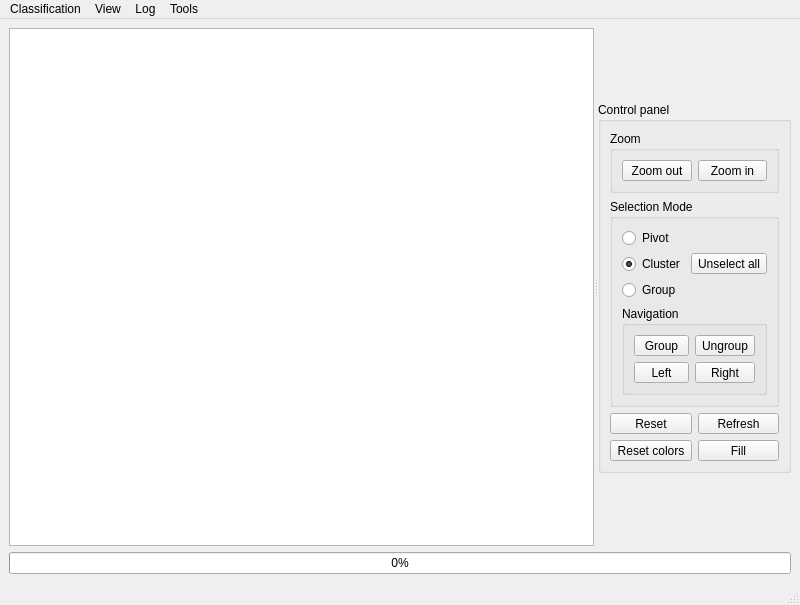
<?xml version="1.0" encoding="UTF-8"?>
<ui version="4.0">
 <class>TFDesignerWindow</class>
 <widget class="QMainWindow" name="TFDesignerWindow">
  <property name="geometry">
   <rect>
    <x>0</x>
    <y>0</y>
    <width>800</width>
    <height>605</height>
   </rect>
  </property>
  <property name="windowTitle">
   <string>Transfer Function Designer - Volume Explorer (VEx)</string>
  </property>
  <property name="windowIcon">
   <iconset>
    <normaloff>:/ui/icons/vex_logo.png</normaloff>:/ui/icons/vex_logo.png</iconset>
  </property>
  <widget class="QWidget" name="centralwidget">
   <layout class="QGridLayout" name="gridLayout">
    <item row="2" column="0">
     <widget class="QProgressBar" name="progressBar">
      <property name="enabled">
       <bool>true</bool>
      </property>
      <property name="value">
       <number>0</number>
      </property>
      <property name="textDirection">
       <enum>QProgressBar::TopToBottom</enum>
      </property>
     </widget>
    </item>
    <item row="1" column="0">
     <widget class="QSplitter" name="splitter">
      <property name="orientation">
       <enum>Qt::Horizontal</enum>
      </property>
      <widget class="TFDesignerSpace" name="view">
       <property name="sizePolicy">
        <sizepolicy hsizetype="Expanding" vsizetype="Expanding">
         <horstretch>1</horstretch>
         <verstretch>1</verstretch>
        </sizepolicy>
       </property>
       <property name="backgroundBrush">
        <brush brushstyle="SolidPattern">
         <color alpha="255">
          <red>255</red>
          <green>255</green>
          <blue>255</blue>
         </color>
        </brush>
       </property>
      </widget>
      <widget class="QWidget" name="controlWidget" native="true">
       <property name="sizePolicy">
        <sizepolicy hsizetype="MinimumExpanding" vsizetype="MinimumExpanding">
         <horstretch>0</horstretch>
         <verstretch>0</verstretch>
        </sizepolicy>
       </property>
       <layout class="QGridLayout" name="gridLayout_2">
        <item row="0" column="0">
         <spacer name="topVerticalSpacer">
          <property name="orientation">
           <enum>Qt::Vertical</enum>
          </property>
          <property name="sizeType">
           <enum>QSizePolicy::MinimumExpanding</enum>
          </property>
          <property name="sizeHint" stdset="0">
           <size>
            <width>20</width>
            <height>0</height>
           </size>
          </property>
         </spacer>
        </item>
        <item row="3" column="0">
         <spacer name="bottomVerticalSpacer">
          <property name="orientation">
           <enum>Qt::Vertical</enum>
          </property>
          <property name="sizeType">
           <enum>QSizePolicy::MinimumExpanding</enum>
          </property>
          <property name="sizeHint" stdset="0">
           <size>
            <width>20</width>
            <height>0</height>
           </size>
          </property>
         </spacer>
        </item>
        <item row="2" column="0">
         <widget class="QGroupBox" name="groupBoxControl">
          <property name="sizePolicy">
           <sizepolicy hsizetype="MinimumExpanding" vsizetype="MinimumExpanding">
            <horstretch>0</horstretch>
            <verstretch>0</verstretch>
           </sizepolicy>
          </property>
          <property name="title">
           <string>Control panel</string>
          </property>
          <layout class="QGridLayout" name="gridLayout_3">
           <item row="4" column="0">
            <widget class="QToolButton" name="tbReset">
             <property name="sizePolicy">
              <sizepolicy hsizetype="MinimumExpanding" vsizetype="Fixed">
               <horstretch>0</horstretch>
               <verstretch>0</verstretch>
              </sizepolicy>
             </property>
             <property name="toolTip">
              <string>&lt;html&gt;&lt;head/&gt;&lt;body&gt;&lt;p&gt;&lt;span style=&quot; font-weight:600;&quot;&gt;Restore viwer position.&lt;/span&gt;&lt;/p&gt;&lt;p&gt;Shortcut: &lt;span style=&quot; font-style:italic;&quot;&gt;F10&lt;/span&gt;&lt;/p&gt;&lt;/body&gt;&lt;/html&gt;</string>
             </property>
             <property name="text">
              <string>Reset</string>
             </property>
             <property name="icon">
              <iconset resource="../../volumexplorerrsrc.qrc">
               <normaloff>:/img/reload.png</normaloff>:/img/reload.png</iconset>
             </property>
             <property name="iconSize">
              <size>
               <width>32</width>
               <height>32</height>
              </size>
             </property>
             <property name="shortcut">
              <string>F10</string>
             </property>
            </widget>
           </item>
           <item row="4" column="1">
            <widget class="QToolButton" name="tbRefresh">
             <property name="sizePolicy">
              <sizepolicy hsizetype="MinimumExpanding" vsizetype="Fixed">
               <horstretch>0</horstretch>
               <verstretch>0</verstretch>
              </sizepolicy>
             </property>
             <property name="toolTip">
              <string>&lt;html&gt;&lt;head/&gt;&lt;body&gt;&lt;p&gt;&lt;span style=&quot; font-weight:600;&quot;&gt;Refresh.&lt;/span&gt;&lt;/p&gt;&lt;p&gt;Shortcut: &lt;span style=&quot; font-style:italic;&quot;&gt;F5&lt;/span&gt;&lt;/p&gt;&lt;/body&gt;&lt;/html&gt;</string>
             </property>
             <property name="text">
              <string>Refresh</string>
             </property>
             <property name="icon">
              <iconset resource="../../volumexplorerrsrc.qrc">
               <normaloff>:/img/refresh.png</normaloff>:/img/refresh.png</iconset>
             </property>
             <property name="iconSize">
              <size>
               <width>32</width>
               <height>32</height>
              </size>
             </property>
             <property name="shortcut">
              <string>F5</string>
             </property>
            </widget>
           </item>
           <item row="5" column="0">
            <widget class="QToolButton" name="tbResetColor">
             <property name="sizePolicy">
              <sizepolicy hsizetype="MinimumExpanding" vsizetype="Fixed">
               <horstretch>0</horstretch>
               <verstretch>0</verstretch>
              </sizepolicy>
             </property>
             <property name="toolTip">
              <string>&lt;html&gt;&lt;head/&gt;&lt;body&gt;&lt;p&gt;&lt;span style=&quot; font-weight:600;&quot;&gt;Restore color.&lt;/span&gt;&lt;/p&gt;&lt;p&gt;Shortcut: &lt;span style=&quot; font-style:italic;&quot;&gt;F6&lt;/span&gt;&lt;/p&gt;&lt;/body&gt;&lt;/html&gt;</string>
             </property>
             <property name="text">
              <string>Reset colors</string>
             </property>
             <property name="icon">
              <iconset resource="../../volumexplorerrsrc.qrc">
               <normaloff>:/img/palette.png</normaloff>:/img/palette.png</iconset>
             </property>
             <property name="iconSize">
              <size>
               <width>32</width>
               <height>32</height>
              </size>
             </property>
             <property name="shortcut">
              <string>F8</string>
             </property>
            </widget>
           </item>
           <item row="0" column="0" colspan="2">
            <widget class="QGroupBox" name="zoomGroupBox">
             <property name="sizePolicy">
              <sizepolicy hsizetype="MinimumExpanding" vsizetype="MinimumExpanding">
               <horstretch>0</horstretch>
               <verstretch>0</verstretch>
              </sizepolicy>
             </property>
             <property name="title">
              <string>Zoom</string>
             </property>
             <layout class="QGridLayout" name="gridLayout_4">
              <item row="0" column="0">
               <widget class="QToolButton" name="tbZoomIn">
                <property name="sizePolicy">
                 <sizepolicy hsizetype="MinimumExpanding" vsizetype="Fixed">
                  <horstretch>0</horstretch>
                  <verstretch>0</verstretch>
                 </sizepolicy>
                </property>
                <property name="toolTip">
                 <string>&lt;html&gt;&lt;head/&gt;&lt;body&gt;&lt;p&gt;&lt;span style=&quot; font-weight:600;&quot;&gt;Zoom out.&lt;/span&gt;&lt;/p&gt;&lt;p&gt;Shortcut: &lt;span style=&quot; font-style:italic;&quot;&gt;Ctrl &lt;/span&gt;+&lt;span style=&quot; font-style:italic;&quot;&gt; -&lt;/span&gt;&lt;/p&gt;&lt;/body&gt;&lt;/html&gt;</string>
                </property>
                <property name="text">
                 <string>Zoom out</string>
                </property>
                <property name="icon">
                 <iconset resource="../../volumexplorerrsrc.qrc">
                  <normaloff>:/img/zoom_out.png</normaloff>:/img/zoom_out.png</iconset>
                </property>
                <property name="iconSize">
                 <size>
                  <width>32</width>
                  <height>32</height>
                 </size>
                </property>
                <property name="autoRepeat">
                 <bool>true</bool>
                </property>
                <property name="autoRepeatInterval">
                 <number>50</number>
                </property>
               </widget>
              </item>
              <item row="0" column="1">
               <widget class="QToolButton" name="tbZoomOut">
                <property name="sizePolicy">
                 <sizepolicy hsizetype="MinimumExpanding" vsizetype="Fixed">
                  <horstretch>0</horstretch>
                  <verstretch>0</verstretch>
                 </sizepolicy>
                </property>
                <property name="toolTip">
                 <string>&lt;html&gt;&lt;head/&gt;&lt;body&gt;&lt;p&gt;&lt;span style=&quot; font-weight:600;&quot;&gt;Zoom in.&lt;/span&gt;&lt;/p&gt;&lt;p&gt;Shortcut: &lt;span style=&quot; font-style:italic;&quot;&gt;Ctrl &lt;/span&gt;+ &lt;span style=&quot; font-style:italic;&quot;&gt;+&lt;/span&gt;&lt;/p&gt;&lt;/body&gt;&lt;/html&gt;</string>
                </property>
                <property name="text">
                 <string>Zoom in</string>
                </property>
                <property name="icon">
                 <iconset resource="../../volumexplorerrsrc.qrc">
                  <normaloff>:/img/zoom_in.png</normaloff>:/img/zoom_in.png</iconset>
                </property>
                <property name="iconSize">
                 <size>
                  <width>32</width>
                  <height>32</height>
                 </size>
                </property>
                <property name="autoRepeat">
                 <bool>true</bool>
                </property>
                <property name="autoRepeatInterval">
                 <number>50</number>
                </property>
               </widget>
              </item>
             </layout>
            </widget>
           </item>
           <item row="1" column="0" colspan="2">
            <widget class="QGroupBox" name="groupBoxSelection">
             <property name="sizePolicy">
              <sizepolicy hsizetype="MinimumExpanding" vsizetype="MinimumExpanding">
               <horstretch>0</horstretch>
               <verstretch>0</verstretch>
              </sizepolicy>
             </property>
             <property name="title">
              <string>Selection Mode</string>
             </property>
             <layout class="QGridLayout" name="gridLayout_5">
              <item row="0" column="1" rowspan="3">
               <widget class="QToolButton" name="tbUnselectAll">
                <property name="sizePolicy">
                 <sizepolicy hsizetype="MinimumExpanding" vsizetype="Fixed">
                  <horstretch>0</horstretch>
                  <verstretch>0</verstretch>
                 </sizepolicy>
                </property>
                <property name="toolTip">
                 <string>&lt;html&gt;&lt;head/&gt;&lt;body&gt;&lt;p&gt;&lt;span style=&quot; font-weight:600;&quot;&gt;Unselect all.&lt;/span&gt;&lt;/p&gt;&lt;p&gt;Shortcut: &lt;span style=&quot; font-style:italic;&quot;&gt;Esc&lt;/span&gt;&lt;/p&gt;&lt;/body&gt;&lt;/html&gt;</string>
                </property>
                <property name="text">
                 <string>Unselect all</string>
                </property>
                <property name="icon">
                 <iconset resource="../../volumexplorerrsrc.qrc">
                  <normaloff>:/img/unselect_all.png</normaloff>:/img/unselect_all.png</iconset>
                </property>
                <property name="iconSize">
                 <size>
                  <width>32</width>
                  <height>32</height>
                 </size>
                </property>
                <property name="shortcut">
                 <string>Esc</string>
                </property>
               </widget>
              </item>
              <item row="2" column="0">
               <widget class="QRadioButton" name="rbGroup">
                <property name="toolTip">
                 <string>&lt;html&gt;&lt;head/&gt;&lt;body&gt;&lt;p&gt;&lt;span style=&quot; font-weight:600;&quot;&gt;Select points of a group. &lt;/span&gt;&lt;/p&gt;&lt;p&gt;Shortcut: &lt;span style=&quot; font-style:italic;&quot;&gt;3&lt;/span&gt;&lt;/p&gt;&lt;/body&gt;&lt;/html&gt;</string>
                </property>
                <property name="text">
                 <string>Group</string>
                </property>
                <property name="shortcut">
                 <string>3</string>
                </property>
               </widget>
              </item>
              <item row="3" column="0" colspan="2">
               <widget class="QGroupBox" name="groupBoxNavigation">
                <property name="sizePolicy">
                 <sizepolicy hsizetype="MinimumExpanding" vsizetype="Expanding">
                  <horstretch>0</horstretch>
                  <verstretch>0</verstretch>
                 </sizepolicy>
                </property>
                <property name="title">
                 <string>Navigation</string>
                </property>
                <layout class="QGridLayout" name="gridLayout_7">
                 <item row="1" column="1">
                  <widget class="QToolButton" name="tbLeft">
                   <property name="sizePolicy">
                    <sizepolicy hsizetype="MinimumExpanding" vsizetype="Fixed">
                     <horstretch>0</horstretch>
                     <verstretch>0</verstretch>
                    </sizepolicy>
                   </property>
                   <property name="text">
                    <string>Left</string>
                   </property>
                   <property name="icon">
                    <iconset resource="../../volumexplorerrsrc.qrc">
                     <normaloff>:/img/left.png</normaloff>:/img/left.png</iconset>
                   </property>
                   <property name="iconSize">
                    <size>
                     <width>32</width>
                     <height>32</height>
                    </size>
                   </property>
                   <property name="shortcut">
                    <string>Left</string>
                   </property>
                   <property name="autoRaise">
                    <bool>false</bool>
                   </property>
                   <property name="arrowType">
                    <enum>Qt::NoArrow</enum>
                   </property>
                  </widget>
                 </item>
                 <item row="1" column="2">
                  <widget class="QToolButton" name="tbRight">
                   <property name="sizePolicy">
                    <sizepolicy hsizetype="MinimumExpanding" vsizetype="Fixed">
                     <horstretch>0</horstretch>
                     <verstretch>0</verstretch>
                    </sizepolicy>
                   </property>
                   <property name="text">
                    <string>Right</string>
                   </property>
                   <property name="icon">
                    <iconset resource="../../volumexplorerrsrc.qrc">
                     <normaloff>:/img/right.png</normaloff>:/img/right.png</iconset>
                   </property>
                   <property name="iconSize">
                    <size>
                     <width>32</width>
                     <height>32</height>
                    </size>
                   </property>
                   <property name="shortcut">
                    <string>Right</string>
                   </property>
                  </widget>
                 </item>
                 <item row="0" column="1">
                  <widget class="QToolButton" name="tbGroup">
                   <property name="sizePolicy">
                    <sizepolicy hsizetype="MinimumExpanding" vsizetype="Fixed">
                     <horstretch>0</horstretch>
                     <verstretch>0</verstretch>
                    </sizepolicy>
                   </property>
                   <property name="toolTip">
                    <string>&lt;html&gt;&lt;head/&gt;&lt;body&gt;&lt;p&gt;&lt;span style=&quot; font-weight:600;&quot;&gt;Group selected points.&lt;/span&gt;&lt;/p&gt;&lt;p&gt;Shortcut: &lt;span style=&quot; font-style:italic;&quot;&gt;CTrl &lt;/span&gt;+ &lt;span style=&quot; font-style:italic;&quot;&gt;G&lt;/span&gt;&lt;/p&gt;&lt;/body&gt;&lt;/html&gt;</string>
                   </property>
                   <property name="text">
                    <string>Group</string>
                   </property>
                   <property name="icon">
                    <iconset resource="../../volumexplorerrsrc.qrc">
                     <normaloff>:/img/group.png</normaloff>:/img/group.png</iconset>
                   </property>
                   <property name="iconSize">
                    <size>
                     <width>32</width>
                     <height>32</height>
                    </size>
                   </property>
                   <property name="shortcut">
                    <string>Ctrl+G</string>
                   </property>
                  </widget>
                 </item>
                 <item row="0" column="2">
                  <widget class="QToolButton" name="tbUngroup">
                   <property name="sizePolicy">
                    <sizepolicy hsizetype="MinimumExpanding" vsizetype="Fixed">
                     <horstretch>0</horstretch>
                     <verstretch>0</verstretch>
                    </sizepolicy>
                   </property>
                   <property name="toolTip">
                    <string>&lt;html&gt;&lt;head/&gt;&lt;body&gt;&lt;p&gt;&lt;span style=&quot; font-weight:600;&quot;&gt;Ungroup selected points.&lt;/span&gt;&lt;/p&gt;&lt;p&gt;Shortcut: &lt;span style=&quot; font-style:italic;&quot;&gt;CTrl &lt;/span&gt;+ &lt;span style=&quot; font-style:italic;&quot;&gt;U&lt;/span&gt;&lt;/p&gt;&lt;/body&gt;&lt;/html&gt;</string>
                   </property>
                   <property name="text">
                    <string>Ungroup</string>
                   </property>
                   <property name="icon">
                    <iconset resource="../../volumexplorerrsrc.qrc">
                     <normaloff>:/img/ungroup.png</normaloff>:/img/ungroup.png</iconset>
                   </property>
                   <property name="iconSize">
                    <size>
                     <width>32</width>
                     <height>32</height>
                    </size>
                   </property>
                   <property name="shortcut">
                    <string>Ctrl+U</string>
                   </property>
                  </widget>
                 </item>
                </layout>
               </widget>
              </item>
              <item row="0" column="0">
               <widget class="QRadioButton" name="rbPivot">
                <property name="toolTip">
                 <string>&lt;html&gt;&lt;head/&gt;&lt;body&gt;&lt;p&gt;&lt;span style=&quot; font-weight:600;&quot;&gt;Select a single point. &lt;/span&gt;&lt;/p&gt;&lt;p&gt;&lt;span style=&quot; font-weight:600;&quot;&gt;Each point is a representative.&lt;/span&gt;&lt;/p&gt;&lt;p&gt;Shortcut: &lt;span style=&quot; font-style:italic;&quot;&gt;1&lt;/span&gt;&lt;/p&gt;&lt;/body&gt;&lt;/html&gt;</string>
                </property>
                <property name="text">
                 <string>Pivot</string>
                </property>
                <property name="shortcut">
                 <string>1</string>
                </property>
                <property name="checked">
                 <bool>false</bool>
                </property>
               </widget>
              </item>
              <item row="1" column="0">
               <widget class="QRadioButton" name="rbCluster">
                <property name="toolTip">
                 <string>&lt;html&gt;&lt;head/&gt;&lt;body&gt;&lt;p&gt;&lt;span style=&quot; font-weight:600;&quot;&gt;Select points of a cluster.&lt;/span&gt;&lt;/p&gt;&lt;p&gt;Shortcut: &lt;span style=&quot; font-style:italic;&quot;&gt;2&lt;/span&gt;&lt;/p&gt;&lt;/body&gt;&lt;/html&gt;</string>
                </property>
                <property name="text">
                 <string>Cluster</string>
                </property>
                <property name="shortcut">
                 <string>2</string>
                </property>
                <property name="checked">
                 <bool>true</bool>
                </property>
               </widget>
              </item>
             </layout>
            </widget>
           </item>
           <item row="5" column="1">
            <widget class="QToolButton" name="tbSelectColor">
             <property name="sizePolicy">
              <sizepolicy hsizetype="MinimumExpanding" vsizetype="Fixed">
               <horstretch>0</horstretch>
               <verstretch>0</verstretch>
              </sizepolicy>
             </property>
             <property name="toolTip">
              <string>&lt;html&gt;&lt;head/&gt;&lt;body&gt;&lt;p&gt;&lt;span style=&quot; font-weight:600;&quot;&gt;Color fill.&lt;/span&gt;&lt;/p&gt;&lt;p&gt;Shortcut: &lt;span style=&quot; font-style:italic;&quot;&gt;F2&lt;/span&gt;&lt;/p&gt;&lt;/body&gt;&lt;/html&gt;</string>
             </property>
             <property name="text">
              <string>Fill</string>
             </property>
             <property name="icon">
              <iconset resource="../../volumexplorerrsrc.qrc">
               <normaloff>:/img/fill.png</normaloff>:/img/fill.png</iconset>
             </property>
             <property name="iconSize">
              <size>
               <width>32</width>
               <height>32</height>
              </size>
             </property>
             <property name="shortcut">
              <string>F2</string>
             </property>
            </widget>
           </item>
          </layout>
         </widget>
        </item>
       </layout>
      </widget>
     </widget>
    </item>
   </layout>
  </widget>
  <widget class="QMenuBar" name="menubar">
   <property name="geometry">
    <rect>
     <x>0</x>
     <y>0</y>
     <width>800</width>
     <height>22</height>
    </rect>
   </property>
   <widget class="QMenu" name="menuGraph">
    <property name="title">
     <string>Classification</string>
    </property>
    <addaction name="actionSelectAttribute"/>
    <addaction name="actionCluster"/>
    <addaction name="separator"/>
   </widget>
   <widget class="QMenu" name="menuHelp">
    <property name="title">
     <string>Tools</string>
    </property>
    <addaction name="actionSettingsDialog"/>
   </widget>
   <widget class="QMenu" name="menuView">
    <property name="title">
     <string>View</string>
    </property>
    <widget class="QMenu" name="menuScreenshot">
     <property name="title">
      <string>Export Screenshot(s)</string>
     </property>
     <addaction name="actionScreenshot"/>
     <addaction name="actionScreenshotForPivots"/>
     <addaction name="actionScreenshotForClusters"/>
     <addaction name="actionScreenshotForGroups"/>
    </widget>
    <addaction name="actionRenderingWindow"/>
    <addaction name="separator"/>
    <addaction name="separator"/>
    <addaction name="menuScreenshot"/>
   </widget>
   <widget class="QMenu" name="menuLog">
    <property name="title">
     <string>Log</string>
    </property>
    <addaction name="actionShowLogWindow"/>
   </widget>
   <addaction name="menuGraph"/>
   <addaction name="menuView"/>
   <addaction name="menuLog"/>
   <addaction name="menuHelp"/>
  </widget>
  <widget class="QStatusBar" name="statusbar"/>
  <action name="actionSelectAttribute">
   <property name="checkable">
    <bool>false</bool>
   </property>
   <property name="text">
    <string>Attribute Extraction</string>
   </property>
   <property name="toolTip">
    <string>&lt;html&gt;&lt;head/&gt;&lt;body&gt;&lt;p&gt;&lt;span style=&quot; font-weight:600;&quot;&gt;Extract features and execute FastMap.&lt;/span&gt;&lt;/p&gt;&lt;/body&gt;&lt;/html&gt;</string>
   </property>
   <property name="shortcut">
    <string>Ctrl+Shift+A</string>
   </property>
  </action>
  <action name="actionCluster">
   <property name="text">
    <string>Clustering and Pivot Selection</string>
   </property>
   <property name="toolTip">
    <string>&lt;html&gt;&lt;head/&gt;&lt;body&gt;&lt;p&gt;&lt;span style=&quot; font-weight:600;&quot;&gt;Execute GridDBSCAN and Sparse Spatial Selection.&lt;/span&gt;&lt;/p&gt;&lt;/body&gt;&lt;/html&gt;</string>
   </property>
   <property name="shortcut">
    <string>Ctrl+Shift+C</string>
   </property>
  </action>
  <action name="actionSettingsDialog">
   <property name="text">
    <string>Settings</string>
   </property>
   <property name="shortcut">
    <string>F12</string>
   </property>
  </action>
  <action name="actionRenderingWindow">
   <property name="text">
    <string>Show Rendering Window</string>
   </property>
   <property name="toolTip">
    <string>&lt;html&gt;&lt;head/&gt;&lt;body&gt;&lt;p&gt;&lt;span style=&quot; font-weight:600;&quot;&gt;Show the rendering window if not visible yet.&lt;/span&gt;&lt;/p&gt;&lt;/body&gt;&lt;/html&gt;</string>
   </property>
  </action>
  <action name="actionBenchmarkActivated">
   <property name="checkable">
    <bool>true</bool>
   </property>
   <property name="text">
    <string>Activated</string>
   </property>
  </action>
  <action name="actionScreenshot">
   <property name="text">
    <string>Current View</string>
   </property>
  </action>
  <action name="actionLoadViewerPos">
   <property name="text">
    <string>Load Observer</string>
   </property>
  </action>
  <action name="actionSaveViewerPos">
   <property name="text">
    <string>Save Observer</string>
   </property>
  </action>
  <action name="actionScreenshotForClusters">
   <property name="text">
    <string>for Clusters</string>
   </property>
   <property name="shortcut">
    <string>Ctrl+2</string>
   </property>
  </action>
  <action name="actionScreenshotForGroups">
   <property name="text">
    <string>for Groups</string>
   </property>
   <property name="shortcut">
    <string>Ctrl+3</string>
   </property>
  </action>
  <action name="actionShowLogWindow">
   <property name="text">
    <string>Show Log Window</string>
   </property>
  </action>
  <action name="actionLoadTFDesign">
   <property name="text">
    <string>Open Transfer Function Design</string>
   </property>
   <property name="shortcut">
    <string>Ctrl+O</string>
   </property>
  </action>
  <action name="actionSaveTFDesign">
   <property name="text">
    <string>Save Transfer Function Design</string>
   </property>
   <property name="shortcut">
    <string>Ctrl+S</string>
   </property>
  </action>
  <action name="actionScreenshotForPivots">
   <property name="text">
    <string>for Pivots</string>
   </property>
   <property name="shortcut">
    <string>Ctrl+1</string>
   </property>
  </action>
 </widget>
 <customwidgets>
  <customwidget>
   <class>TFDesignerSpace</class>
   <extends>QGraphicsView</extends>
   <header>ui/transfer_function/tfdesignerspace.h</header>
  </customwidget>
 </customwidgets>
 <tabstops>
  <tabstop>view</tabstop>
  <tabstop>tbZoomIn</tabstop>
  <tabstop>tbZoomOut</tabstop>
  <tabstop>rbPivot</tabstop>
  <tabstop>rbCluster</tabstop>
  <tabstop>rbGroup</tabstop>
  <tabstop>tbUnselectAll</tabstop>
  <tabstop>tbGroup</tabstop>
  <tabstop>tbUngroup</tabstop>
  <tabstop>tbLeft</tabstop>
  <tabstop>tbRight</tabstop>
  <tabstop>tbReset</tabstop>
  <tabstop>tbRefresh</tabstop>
  <tabstop>tbResetColor</tabstop>
  <tabstop>tbSelectColor</tabstop>
 </tabstops>
 <resources>
  <include location="../../volumexplorerrsrc.qrc"/>
 </resources>
 <connections/>
</ui>
